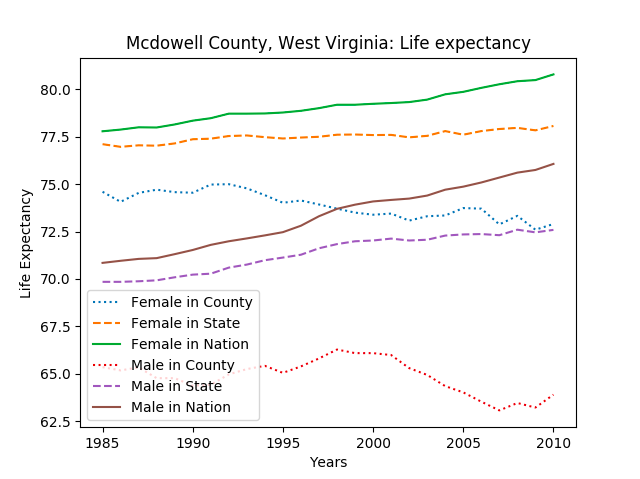

Generate this figure with Python:
import csv
import matplotlib.pyplot as plt

def worst_county(year, path):
    counties = info
    #list of counties information that correspond to the state provided in the parameter
    county_year_lst = []
    #iterates thorugh the list
    for county in counties:
        #checks to see if the key "Years" is equeal to the year provided within the parameter
        if county["Year"] == year:
            #if so, appends it to the county_year_lst
            county_year_lst.append(county)

    #the worst county starts out as the first item in the list
    worst_county = county_year_lst[0]
    #the minumum average is the male + female life expectancy for that county
    min_avg = (worst_county["Male life expectancy (years)"] + worst_county["Female life expectancy (years)"]) / 2
    average = 0
    #iterates through the counties in the county_year_lst
    for county in county_year_lst:
        #looks at the current county and finds the average life expectancy of males + females
        average = (county["Male life expectancy (years)"] + county["Female life expectancy (years)"]) / 2
        #if that county's average is lower than the current minimum averege "min_avg"
        if average < min_avg:
            #the new min_avg equals the average for that county
            min_avg = average
            #and the worst county changes to become the info from that current county
            worst_county = county
    result = worst_county["State"] + "  " + worst_county["County"]
    return result.split("  ")

def plotdata(state, county, filename):
    counties = info

    #a list of the county's information from each year
    county_each_year = []

    #iterates through every county
    for item in counties:
        #checks to see if the current county "item"'s county equals the county parameter and also if the current  county "item"'s state is equal to the state parameter
        if item["County"] == county and item["State"] == state:
            #if so, it appends that county's information "item" into the county_each_year list
            county_each_year.append(item)

    #sorts the counties by year
    county_each_year.sort(key = lambda x:x["Year"])
    #creates emply lists
    years = []
    #le means life expectancy
    male_county_le = []
    male_state_le = []
    male_nation_le = []

    female_county_le = []
    female_state_le = []
    female_nation_le = []

    for item in county_each_year:
        #appends each year to the year list and does similar to the following below with each corresponding list
        years.append(item["Year"])
        #cle means county life expectancy
        #sle means state life expectancy
        #nle means national life expectancy
        male_cle = item["Male life expectancy (years)"]
        male_sle = item["Male life expectancy (state, years)"]
        male_nle = item["Male life expectancy (national, years)"]
        male_county_le.append(male_cle)
        male_state_le.append(male_sle)
        male_nation_le.append(male_nle)

        female_cle = item["Female life expectancy (years)"]
        female_sle = item["Female life expectancy (state, years)"]
        female_nle = item["Female life expectancy (national, years)"]
        female_county_le.append(female_cle)
        female_state_le.append(female_sle)
        female_nation_le.append(female_nle)

    #plotting 
    #RESOURCE TO PLOT: https://matplotlib.org/tutorials/introductory/usage.html#sphx-glr-tutorials-introductory-usage-py
    #RESOURCE TO USE LINESTYLE: https://matplotlib.org/3.1.1/tutorials/intermediate/legend_guide.html
    fig = plt.figure()
    plt.plot(years,female_county_le, label="Female in County", linestyle=":")
    plt.plot(years, female_state_le, label="Female in State", linestyle="--")
    plt.plot(years, female_nation_le, label="Female in Nation", linestyle="-")
    plt.plot(years,male_county_le, label="Male in County", linestyle=":")
    plt.plot(years, male_state_le, label="Male in State", linestyle="--")
    plt.plot(years, male_nation_le, label="Male in Nation", linestyle="-")
    plt.xlabel("Years")
    plt.ylabel("Life Expectancy")
    plt.title("%s, %s: Life expectancy" % (county, state))
    plt.legend()
    plt.show()
    #RESOURCE: https://chartio.com/resources/tutorials/how-to-save-a-plot-to-a-file-using-matplotlib/
    fig.savefig("Assignent50_graph.png")
    

if __name__ == "__main__":
    filename = "Assignment50/data.csv"

    data = open(filename,"r")
    info = list(csv.DictReader(data))

    #making data easier to use
    for county in info:
        #capitalizes each word of each county's name as well as each word in each state
        county["County"] = county["County"].title()
        county["State"] = county["State"].title()
        #turns string values that should be integers or floats into integers or floats
        county["Year"] = int(county["Year"])
        county["fips"] = int(county["fips"])
        county["Female life expectancy (state, years)"] = float(county["Female life expectancy (state, years)"])
        county["Female life expectancy (years)"] = float(county["Female life expectancy (years)"])
        county["Female life expectancy (national, years)"] = float(county["Female life expectancy (national, years)"])
        county["Male life expectancy (years)"] = float(county["Male life expectancy (years)"])
        county['Male life expectancy (national, years)'] = float(county["Male life expectancy (national, years)"])
        county["Male life expectancy (state, years)"] = float(county["Male life expectancy (state, years)"])
 
    state,county = worst_county(2005,filename)
    plotdata(state,county,filename)
